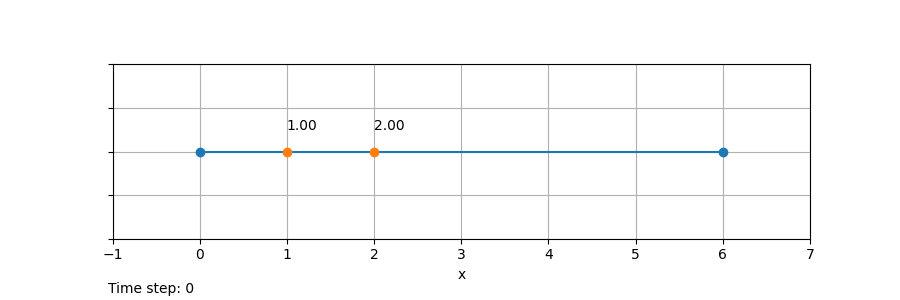

Here is the Python script that generated this plot:
# -------------------------------------------------------------------
# particles_1d_line_segment_04_02.py
#
# Finds equilibrium state of distributed particles
#
# Particle System:
#   - Dimensions                :   1D
#   - Constraint type           :   Line Segment
#   - Number of particles       :   4
#   - Number of pixed particles :   2
#
# (C) 2021 Seied Muhammad Yazdian, Zurich, Switzerland
# Released under GNU Public License (GPL)
# https://github.com/Muhammad-Yazdian
# -------------------------------------------------------------------

import numpy as np
import matplotlib.pyplot as plt
import scipy.integrate as integrate
from matplotlib.animation import FuncAnimation
import time
import os

# Particle Settings
PARTICLE_LEFT_POSITION = 0
PARTICLE_RIGHT_POSITION = 6

# Plot settings
PLOT_HEIGHT = 2
PLOT_WIDTH = (PARTICLE_RIGHT_POSITION + 1) - (PARTICLE_LEFT_POSITION - 1)

# Interaction force law
IS_REPULSIVE = True
FORCE_DECAY_POWER = 1
FORCE_POSITION_GAIN = 0.03

direction = -1
if IS_REPULSIVE:
    direction = 1


class Particle:
    """Particle Class"""

    def __init__(self, position, name, color):
        self.position = position
        self.name = name
        self.color = color
        self.total_force = 0
        pass

    def compute_force(self, mate_particle, direction, FORCE_DECAY):
        dx = self.position - mate_particle.position
        if not dx == 0:
            force = direction * np.sign(dx)/(np.abs(dx)**FORCE_DECAY)
        else:
            force = 0  # In case of singularity, ignore the force.

        self.total_force += force

    def move(self, gain):
        self.position = self.position + gain * self.total_force


def update_graphics(frame):
    """
    Runs the simulaiton and updates the graphics

    Parameters
    ----------
    frame : frame number
    
    Returns
    -------
    particles_marker : A plot axis handler for ploting the particles
    text_time_step : A plot axis handler for printing time steps
    particlet_1_text : A plot axis handler for printing particle 1 location
    particlet_2_text : A plot axis handler for printing particle 2 location
    """
    global particles

    time_step = frame + 3  # FuncAnimation() is 3 steps ahread

    poss = []
    for particle in particles:

        particle.total_force = 0
        particle.compute_force(particle_L, direction, FORCE_DECAY_POWER)
        particle.compute_force(particle_R, direction, FORCE_DECAY_POWER)

        for mate_particle in particles:
            if not mate_particle == particle:
                particle.compute_force(
                    mate_particle, direction, FORCE_DECAY_POWER)

        particle.move(FORCE_POSITION_GAIN)
        poss.append(particle.position)

    np_particles = np.array(poss)

    particles_marker.set_data([np_particles, np_particles*0 + PLOT_HEIGHT/2])

    particlet_1_text.set_x(poss[0])
    particlet_2_text.set_x(poss[1])

    particlet_1_text.set_text('{:.2f}'.format(poss[0]))
    particlet_2_text.set_text('{:.2f}'.format(poss[1]))

    text_time_step.set_text('Time step: {}'.format(time_step))

    return particles_marker, text_time_step, particlet_1_text, particlet_2_text


# ----------------
# Define particles
# ----------------
particle_L = Particle(PARTICLE_LEFT_POSITION, 'L', 'k')
particle_R = Particle(PARTICLE_RIGHT_POSITION, 'R', 'k')
particle_1 = Particle(1.00, '1', 'ro')
particle_2 = Particle(2.00, '2', 'go')
particles = [particle_1, particle_2]

# --------------
# Plot particles
# --------------
fig, ax = plt.subplots(figsize=(PLOT_WIDTH+1, PLOT_HEIGHT+1))
ax.grid()
ax.set_yticklabels([])

ax.set(aspect='equal',
       xlim=(PARTICLE_LEFT_POSITION-1, PARTICLE_RIGHT_POSITION+1),
       ylim=(0, PLOT_HEIGHT), xlabel='x')

ax.plot([PARTICLE_LEFT_POSITION, PARTICLE_RIGHT_POSITION],
        [PLOT_HEIGHT/2, PLOT_HEIGHT/2], 'o-')

particles_marker, = ax.plot([], [], 'o')  # 'r*'
# ax.plot(particle_1.position, PLOT_HEIGHT/2, 'C1o')
# ax.plot(particle_2.position, PLOT_HEIGHT/2, 'C1o')

particlet_1_text = ax.text(
    particles[0].position, PLOT_HEIGHT/2+0.25, '{:.2f}'.format(particles[0].position))
particlet_2_text = ax.text(
    particles[1].position, PLOT_HEIGHT/2+0.25, '{:.2f}'.format(particles[1].position))

# ----------------
# Plot information
# ----------------
ax_info = fig.add_axes([0.12, 0.01, 0.78, 0.06])
ax_info.axis("off")
text_time_step = ax_info.text(0, 0.25, 'Time step: {}'.format(0))

# ---------
# Animation
# ---------
ani = FuncAnimation(fig, update_graphics, interval=20,
                    blit=True, repeat=False, frames=300)

# ani.save('physics/animation_' + os.path.basename(__file__).split('.')
#          [0] + '_' + str(int(time.time())) + '.mp4', fps=20)

plt.show()
